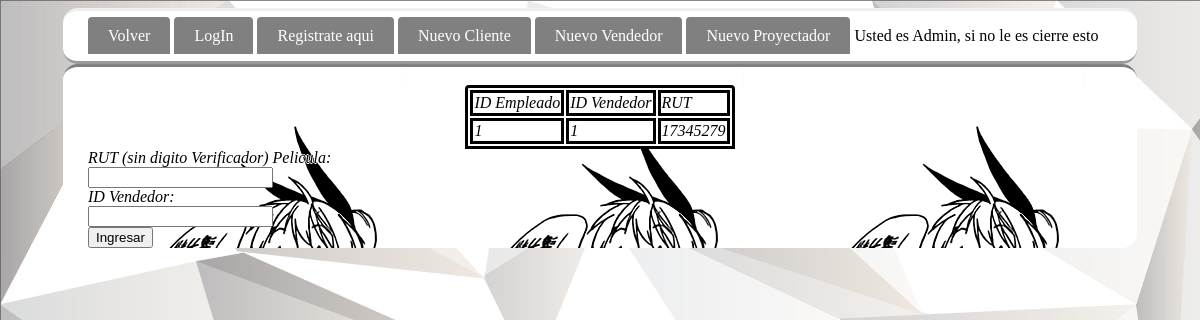
Page /vendedor.php on the committed database.
### tables this page shows
CREATE TABLE IF NOT EXISTS `vendedores` (
  `id_empleado` int(11) NOT NULL AUTO_INCREMENT,
  `id_vendedor` int(11) NOT NULL,
  `RUT` int(11) NOT NULL,
  PRIMARY KEY (`id_empleado`),
  UNIQUE KEY `id_vendedor` (`id_vendedor`),
  KEY `RUT` (`RUT`)
);

### vendedor.php (the view, shortened to what this page needs)
<!DOCTYPE html>
<html>
  <head>
    <link href="diseño.css" rel="stylesheet"/>
      <body>
        <div class ="menu">
          <ul id="menu">
            <li><a href="index.php">Volver</a></li>
            <li><a href="login.php">LogIn</a></li>
            <li><a href="persona.php">Registrate aqui</a></li>
            <li><a href="clienteR.php">Nuevo Cliente</a></li>
            <li><a href="vendedor.php">Nuevo Vendedor</a></li>
            <li><a href="proyectador.php">Nuevo Proyectador</a></li>
            <li>Usted es Admin, si no le es cierre esto</li>
          </ul>
        </div>
        <div class="contenido">
			<table>
                <tr>
                    <td>ID Empleado</td>
                    <td>ID Vendedor</td>
                    <td>RUT</td>
                </tr>
		    <?php
                $servername = "localhost";
                $username = "root";
                $password = "";
                $dbname = "tarea2";
                $conn = new mysqli($servername,$username,$password,$dbname);
                $sql = "SELECT * FROM vendedores";
                $result = $conn->query($sql) or die("Falló la consulta" .$conn->error);
                if ($result->num_rows > 0) {
                while($rows=  mysqli_fetch_array($result)){
                    echo "<tr><td>".$rows[0]."</td>";
                    echo "<td>".$rows[1]."</td>";
                    echo "<td>".$rows[2]."</tr><br>";
                    }
                }
                else {
                  echo "0 results";
                }
            ?>
        </table>
			<form action="registroVend.php" method="POST">
            RUT (sin digito Verificador) Pelicula:<br>
            <input type="text" name="Rut"><br>
            ID Vendedor:<br>
            <input type="text" name="ID"><br>
            <input type="submit" value="Ingresar">
          </form>
        </div>
      </body>
</html>

### diseño.css (style rules this page uses)
body { background-color: gray; background-image: url("pasteleria-santo-tome.jpg"); }
.menu { margin: auto; width: 1024px; padding-right: 25px; padding-left: 25px; border-top-style: outset; border-bottom-style: outset; background-color: white; border-radius: 15px; }
ul#menu { padding: 0; }
ul#menu li { display: inline; }
ul#menu li a { background-color: gray; color: white; padding: 10px 20px; text-decoration: none; border-radius: 4px 4px 0 0; text-shadow: none; }
table { margin:auto; border-color: black; border-style: solid; border-radius: 4px 4px 0 0; overflow-y: auto; background-color: white; }
tr { border-color: black; border-style: solid; background-color: white; }
td { border-color: black; border-style: solid; background-color: white; }
.contenido { margin: auto; width: 1024px; padding-right: 25px; padding-left: 25px; border-top-style: outset; height: 120%; border-top-color: gray; border-right-color: gray; border-bottom-color: gray; border-left-color: gray; border-radius: 15px; background-color: white; font-style: oblique; color: black; text-shadow: -1px 0 white, 0 1px white, 1px 0 white, 0 -1px white; background-image: url("Especial_7.png"); }

### rows in the picture
vendedores: id_empleado "1", id_vendedor "1", RUT "17345279"
